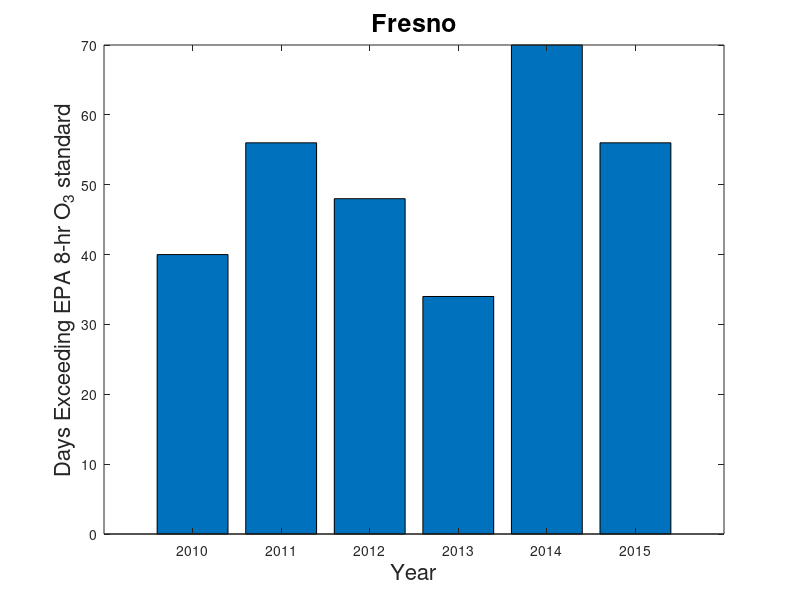
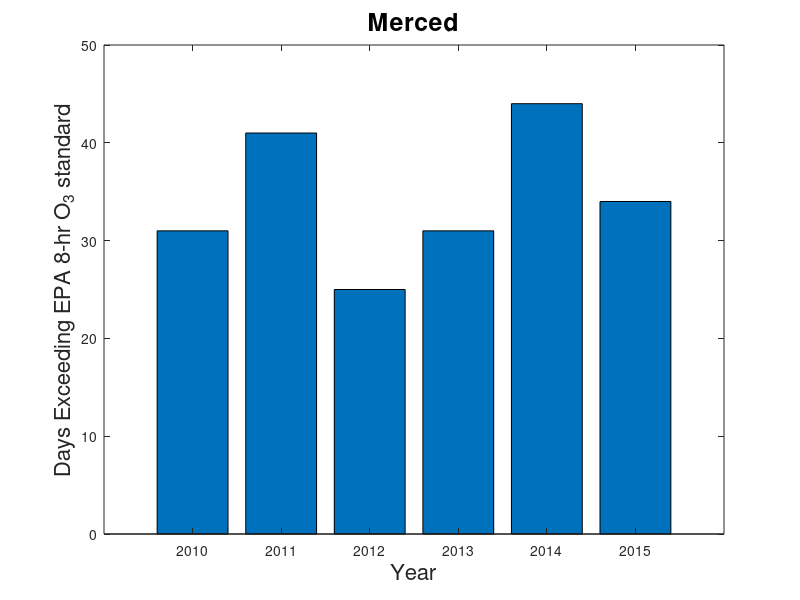
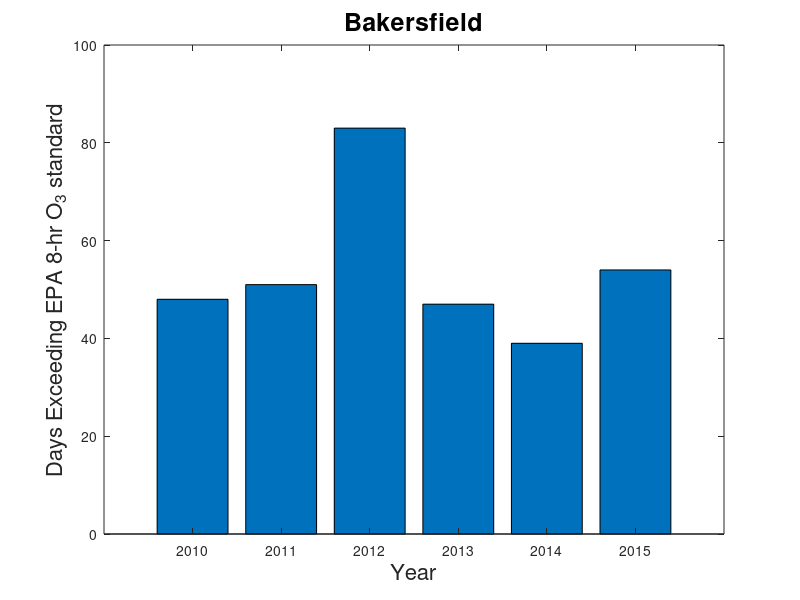
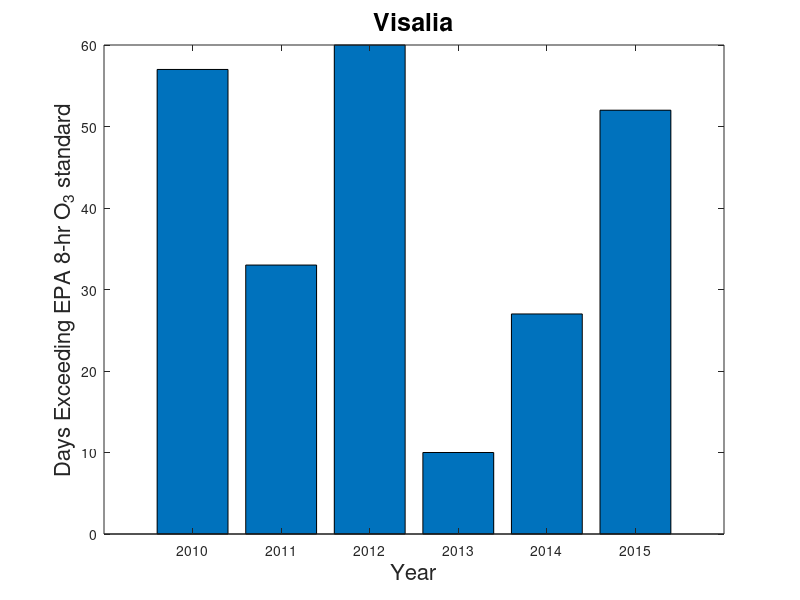

These charts were generated, in order, by the following MATLAB code:
%%%% Creating Ozone Exceedance Data %%%%

Year = [2010 2011 2012 2013 2014 2015];
Fresno = [40 56 48 34 70 56];
Merced = [31 41 25 31 44 34];
Bakersfield = [48 51 83 47 39 54]; 
Visalia = [57 33 60 10 27 52];

figure
bar(Year,Fresno);
xlabel('Year', 'FontSize',16)
ylabel('Days Exceeding EPA 8-hr O_3 standard','Interpreter','Tex','FontSize',16)
title('Fresno','FontSize',18)

figure
bar(Year,Merced);
xlabel('Year', 'FontSize',16)
ylabel('Days Exceeding EPA 8-hr O_3 standard','Interpreter','Tex','FontSize',16)
title('Merced','FontSize',18)

figure
bar(Year,Bakersfield); 
xlabel('Year', 'FontSize',16)
ylabel('Days Exceeding EPA 8-hr O_3 standard','Interpreter','Tex','FontSize',16)
title('Bakersfield','FontSize',18)

figure
bar(Year,Visalia); 
xlabel('Year', 'FontSize',16)
ylabel('Days Exceeding EPA 8-hr O_3 standard','Interpreter','Tex','FontSize',16)
title('Visalia','FontSize',18)